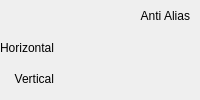
          <widget class="QFrame" name="back_alias_frame">
           <property name="styleSheet">
            <string notr="true">#back_alias_frame{
	border-image: url(:/icons/images/alias_background.png);
}</string>
           </property>
           <layout class="QGridLayout" name="gridLayout_8" columnstretch="1,4">
            <property name="leftMargin">
             <number>0</number>
            </property>
            <property name="topMargin">
             <number>0</number>
            </property>
            <property name="rightMargin">
             <number>10</number>
            </property>
            <property name="bottomMargin">
             <number>5</number>
            </property>
            <property name="horizontalSpacing">
             <number>18</number>
            </property>
            <property name="verticalSpacing">
             <number>0</number>
            </property>
            <item row="1" column="0">
             <widget class="QLabel" name="label_38">
              <property name="text">
               <string>Horizontal</string>
              </property>
              <property name="alignment">
               <set>Qt::AlignRight|Qt::AlignTrailing|Qt::AlignVCenter</set>
              </property>
             </widget>
            </item>
            <item row="2" column="0">
             <widget class="QLabel" name="label_39">
              <property name="text">
               <string>Vertical</string>
              </property>
              <property name="alignment">
               <set>Qt::AlignRight|Qt::AlignTrailing|Qt::AlignVCenter</set>
              </property>
             </widget>
            </item>
            <item row="0" column="0">
             <spacer name="horizontalSpacer_30">
              <property name="orientation">
               <enum>Qt::Horizontal</enum>
              </property>
              <property name="sizeHint" stdset="0">
               <size>
                <width>40</width>
                <height>20</height>
               </size>
              </property>
             </spacer>
            </item>
            <item row="0" column="1">
             <widget class="QLabel" name="label_37">
              <property name="text">
               <string>Anti Alias</string>
              </property>
              <property name="alignment">
               <set>Qt::AlignRight|Qt::AlignTrailing|Qt::AlignVCenter</set>
              </property>
             </widget>
            </item>
            <item row="1" column="1">
             <widget class="SingleSliderWithSpinbox" name="widget_back_anti_hori" native="true"/>
            </item>
            <item row="2" column="1">
             <widget class="SingleSliderWithSpinbox" name="widget_back_anti_verti" native="true"/>
            </item>
           </layout>
          </widget>
